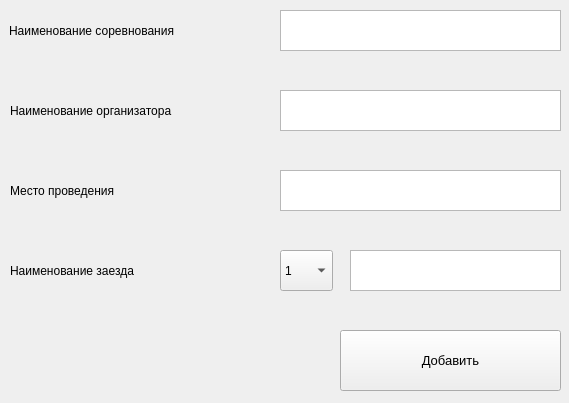
<?xml version="1.0" encoding="UTF-8"?>
<ui version="4.0">
 <class>Form</class>
 <widget class="QWidget" name="Form">
  <property name="geometry">
   <rect>
    <x>0</x>
    <y>0</y>
    <width>569</width>
    <height>403</height>
   </rect>
  </property>
  <property name="windowTitle">
   <string>Добавить заезд</string>
  </property>
  <widget class="QPlainTextEdit" name="name">
   <property name="geometry">
    <rect>
     <x>280</x>
     <y>10</y>
     <width>281</width>
     <height>41</height>
    </rect>
   </property>
   <property name="font">
    <font>
     <pointsize>12</pointsize>
    </font>
   </property>
  </widget>
  <widget class="QLabel" name="label">
   <property name="geometry">
    <rect>
     <x>9</x>
     <y>10</y>
     <width>251</width>
     <height>41</height>
    </rect>
   </property>
   <property name="font">
    <font>
     <pointsize>9</pointsize>
    </font>
   </property>
   <property name="text">
    <string>Наименование соревнования</string>
   </property>
  </widget>
  <widget class="QPlainTextEdit" name="name_org">
   <property name="geometry">
    <rect>
     <x>280</x>
     <y>90</y>
     <width>281</width>
     <height>41</height>
    </rect>
   </property>
   <property name="font">
    <font>
     <pointsize>12</pointsize>
    </font>
   </property>
  </widget>
  <widget class="QLabel" name="label_2">
   <property name="geometry">
    <rect>
     <x>10</x>
     <y>90</y>
     <width>251</width>
     <height>41</height>
    </rect>
   </property>
   <property name="font">
    <font>
     <pointsize>9</pointsize>
    </font>
   </property>
   <property name="text">
    <string>Наименование организатора</string>
   </property>
  </widget>
  <widget class="QLabel" name="label_3">
   <property name="geometry">
    <rect>
     <x>10</x>
     <y>170</y>
     <width>251</width>
     <height>41</height>
    </rect>
   </property>
   <property name="font">
    <font>
     <pointsize>9</pointsize>
    </font>
   </property>
   <property name="text">
    <string>Место проведения</string>
   </property>
  </widget>
  <widget class="QPlainTextEdit" name="locate">
   <property name="geometry">
    <rect>
     <x>280</x>
     <y>170</y>
     <width>281</width>
     <height>41</height>
    </rect>
   </property>
   <property name="font">
    <font>
     <pointsize>10</pointsize>
    </font>
   </property>
  </widget>
  <widget class="QPushButton" name="pushButton">
   <property name="geometry">
    <rect>
     <x>340</x>
     <y>330</y>
     <width>221</width>
     <height>61</height>
    </rect>
   </property>
   <property name="font">
    <font>
     <pointsize>10</pointsize>
    </font>
   </property>
   <property name="text">
    <string>Добавить</string>
   </property>
  </widget>
  <widget class="QLabel" name="label_4">
   <property name="geometry">
    <rect>
     <x>10</x>
     <y>250</y>
     <width>251</width>
     <height>41</height>
    </rect>
   </property>
   <property name="font">
    <font>
     <pointsize>9</pointsize>
    </font>
   </property>
   <property name="text">
    <string>Наименование заезда</string>
   </property>
  </widget>
  <widget class="QComboBox" name="comboBox">
   <property name="geometry">
    <rect>
     <x>280</x>
     <y>250</y>
     <width>53</width>
     <height>41</height>
    </rect>
   </property>
   <item>
    <property name="text">
     <string>1</string>
    </property>
   </item>
   <item>
    <property name="text">
     <string>2</string>
    </property>
   </item>
   <item>
    <property name="text">
     <string>3</string>
    </property>
   </item>
  </widget>
  <widget class="QPlainTextEdit" name="locate_2">
   <property name="geometry">
    <rect>
     <x>350</x>
     <y>250</y>
     <width>211</width>
     <height>41</height>
    </rect>
   </property>
   <property name="font">
    <font>
     <pointsize>10</pointsize>
    </font>
   </property>
  </widget>
 </widget>
 <resources/>
 <connections/>
</ui>
